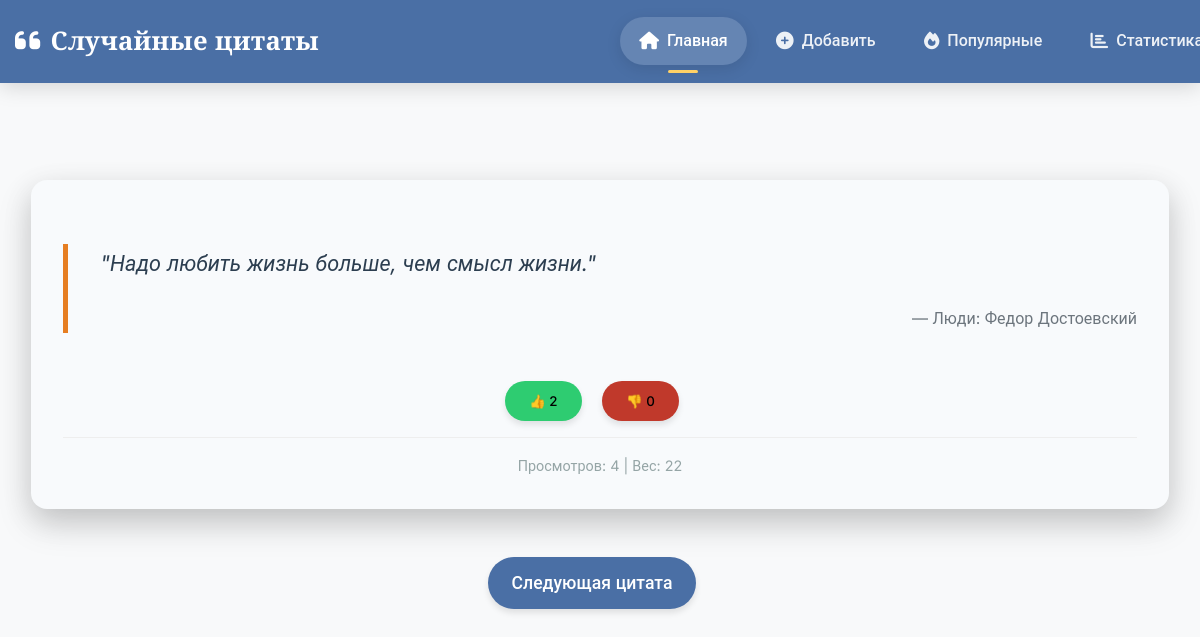
The page / on the database its author committed.
### quotes/models.py (models this page shows, shortened)
class Quote(models.Model):
    text = models.TextField(verbose_name="Текст цитаты")
    source = models.ForeignKey(Source, on_delete=models.CASCADE, verbose_name="Источник")
    weight = models.PositiveIntegerField(default=1, verbose_name="Вес")
    views = models.PositiveIntegerField(default=0, verbose_name="Просмотры")
    likes = models.PositiveIntegerField(default=0, verbose_name="Лайки")
    dislikes = models.PositiveIntegerField(default=0, verbose_name="Дизлайки")
    created_at = models.DateTimeField(auto_now_add=True)
    updated_at = models.DateTimeField(auto_now=True)
    class Meta:
        unique_together = ['text', 'source']

class Source(models.Model):
    TYPE_CHOICES = [
        ('movie', 'Фильм'),
        ('book', 'Книга'),
        ('series', 'Сериал'),
        ('game', 'Игра'),
        ('person', 'Люди'),
        ('other', 'Другое'),
    ]
    name = models.CharField(max_length=200, verbose_name="Название")
    type = models.CharField(max_length=20, choices=TYPE_CHOICES, verbose_name="Тип")
    created_at = models.DateTimeField(auto_now_add=True)
    class Meta:
        unique_together = ['name', 'type']
    def __str__(self):
        return f"{self.get_type_display()}: {self.name}"

### quotes/views.py (the view)
# urls.py: path('', views.random_quote, name='random_quote'),
def random_quote(request):
    total_weight = Quote.objects.aggregate(total=Sum('weight'))['total'] or 0
    if total_weight <= 0:
        selected_quote = None
    else:
        random_weight = random.uniform(0, total_weight)
        quotes = Quote.objects.values_list('id', 'weight').order_by('-weight')
        current = 0
        selected_quote_id = None
        for quote_id, weight in quotes:
            current += weight
            if current >= random_weight:
                selected_quote_id = quote_id
                break
        if selected_quote_id is None and quotes:
            selected_quote_id = quotes.last()[0]
        selected_quote = Quote.objects.get(id=selected_quote_id) if selected_quote_id else None
    if selected_quote:
        selected_quote.views += 1
        selected_quote.save()
        if 'viewed_quotes' not in request.session:
            request.session['viewed_quotes'] = {}
        viewed_quotes = request.session['viewed_quotes']
        viewed_quotes[str(selected_quote.id)] = {
            'can_vote': True,
            'voted': False
        }
        request.session['viewed_quotes'] = viewed_quotes
        request.session.modified = True
    return render(request, 'quotes/random_quote.html', {
        'quote': selected_quote,
        'total_quotes': Quote.objects.count()
    })

### quotes/templates/quotes/random_quote.html (shortened to what this page needs)
{% extends 'quotes/base.html' %}
{% block content %}
<div class="quote-container">
    <div class="quote-card fade-in">
        <div class="card-body text-center">
            {% if quote %}
                <blockquote class="blockquote">
                    <p class="mb-4">"{{ quote.text }}"</p>
                    <footer class="blockquote-footer mt-3">
                        {{ quote.source }}
                    </footer>
                </blockquote>
                <div class="rating-buttons mt-4">
                    <button onclick="rateQuote({{ quote.id }}, 'like')" class="btn btn-success">
                        👍 <span id="likes-{{ quote.id }}">{{ quote.likes }}</span>
                    </button>
                    <button onclick="rateQuote({{ quote.id }}, 'dislike')" class="btn btn-danger">
                        👎 <span id="dislikes-{{ quote.id }}">{{ quote.dislikes }}</span>
                    </button>
                </div>
                <div class="quote-stats mt-4">
                    Просмотров: {{ quote.views }} | Вес: {{ quote.weight }}
                </div>
            {% else %}
                <p class="no-quotes">Цитат пока нет. <a href="{% url 'add_quote' %}">Добавьте первую!</a></p>
            {% endif %}
        </div>
    </div>
    <div class="next-quote mt-4">
        <a href="{% url 'random_quote' %}" class="btn btn-primary btn-lg">Следующая цитата</a>
    </div>
</div>
{% endblock %}

### quotes/static/quotes/css/style.css (style rules this page uses)
:root { --primary-color: #4a6fa5; --primary-color-light: #5e84bd; --secondary-color: #6c757d; --accent-color: #e67e22; --light-bg: #f8f9fa; --dark-bg: #343a40; --card-shadow: 0 10px 30px rgba(0, 0, 0, 0.1); --transition: all 0.3s ease; --primary-font: 'Playfair Display', 'Georgia', serif; --secondary-font: 'Inter', 'Roboto', 'Segoe UI', sans-serif; --accent-font: 'Cormorant Garamond', 'Georgia', serif; }
body { font-family: var(--secondary-font); background-color: var(--light-bg); color: #333; line-height: 1.6; padding-top: 2rem; padding-bottom: 2rem; margin: 0; padding : 0; }
.btn, .nav-link, .form-label, input, select, textarea { font-family: var(--secondary-font); font-weight: 500; }
.quote-container { display: flex; flex-direction: column; align-items: center; justify-content: center; min-height: 70vh; padding: 2rem 1rem; }
.quote-card { width: 100%; max-width: 1200px; border: none; border-radius: 16px; box-shadow: 0 15px 35px rgba(0, 0, 0, 0.15), 0 10px 30px rgba(0, 0, 0, 0.1); transition: var(--transition); background: #f8fafc !important; overflow: hidden; margin-bottom: 2rem; position: relative; z-index: 1; }
.card-body { padding: 2rem 2rem; }
blockquote { border-left: 5px solid var(--accent-color); padding-left: 2rem; margin: 2rem 0; font-style: italic; font-size: 1.35rem; color: #2c3e50; line-height: 1.8; text-align: left; }
.blockquote-footer { margin-top: 1rem; font-size: 1rem; color: var(--secondary-color); font-style: normal; text-align: right; }
.blockquote-footer::before { content: "— "; }
.btn { border-radius: 50px; padding: 0.5rem 1.5rem; font-weight: 500; transition: var(--transition); border: none; box-shadow: 0 4px 6px rgba(0, 0, 0, 0.1); font-family: var(--secondary-font); }
.rating-buttons { margin-top: 1.5rem; }
.btn { border-radius: 50px; padding: 0.75rem 1.5rem; transition: var(--transition); border: none; box-shadow: 0 4px 6px rgba(0, 0, 0, 0.1); cursor: pointer; font-family: var(--secondary-font); margin-right: 1rem; margin-top: 1rem !important; }
.btn-success { background: #2ecc71; }
.btn-danger { background: #c0392b; }
.btn-primary { background: var(--primary-color); color: white; margin-top: 1rem; padding: 0.75rem 1.5rem; font-size: 1.1rem; text-decoration: none; display: inline-block; }
.next-quote { text-align: center; }
.quote-stats { font-size: 0.9rem; color: #95a5a6; border-top: 1px solid #eee; padding-top: 1rem; margin-top: 1rem; }
.text-center { text-align: center; }
.mt-3 { margin-top: 1rem; }
.fade-in { animation: fadeIn 0.5s ease-out; }

### rows shown on the page
Quote: text "Надо любить жизнь больше, чем смысл жизни.", source "Люди: Федор Достоевский", likes "2", dislikes "0", views "4", weight "22"
